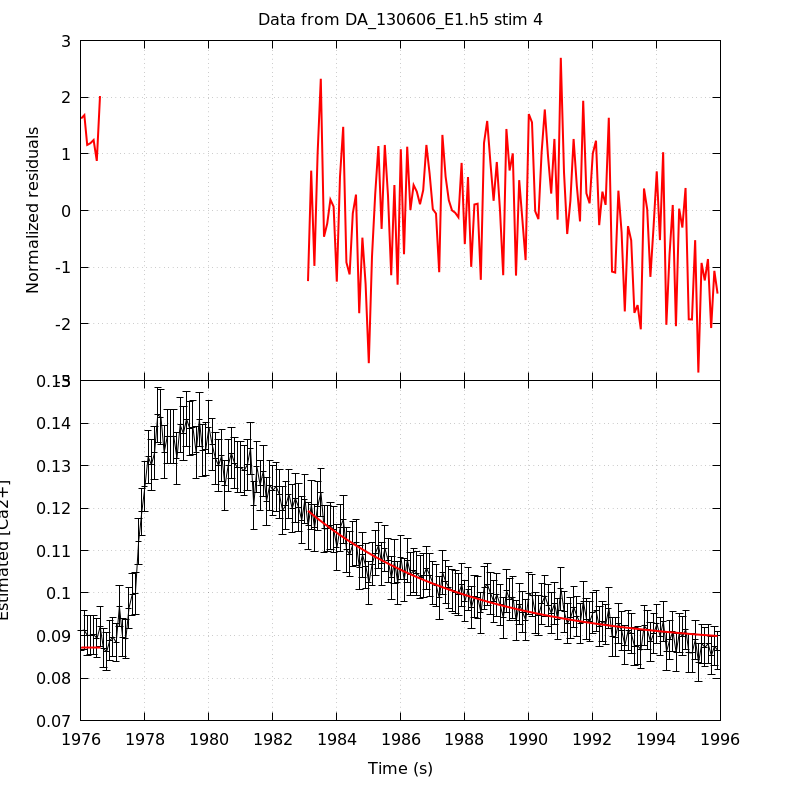

Recreate this plot in gnuplot.
unset key
set grid
set multiplot title 'Data from DA_130606_E1.h5 stim 4' noenhanced layout 2,1 margins 0.1,0.9,0.1,0.95 spacing 0,0
set ylabel 'Normalized residuals'
set xtics format ''
plot 'DA_130606_E1_aba_RatioFit_s4' using 1:4 with lines linecolor rgb 'red' linewidth 2
set format x '%g'
set xlabel 'Time (s)'
set ylabel 'Estimated [Ca2+]'
plot 'DA_130606_E1_aba_CaRatio_s4' using 1:2:($3*1.96) with yerrorlines \
     linecolor rgb 'black' linewidth 1,                \
     'DA_130606_E1_aba_RatioFit_s4' using 1:3 with lines linecolor rgb 'red'\
     linewidth 2
unset multiplot
